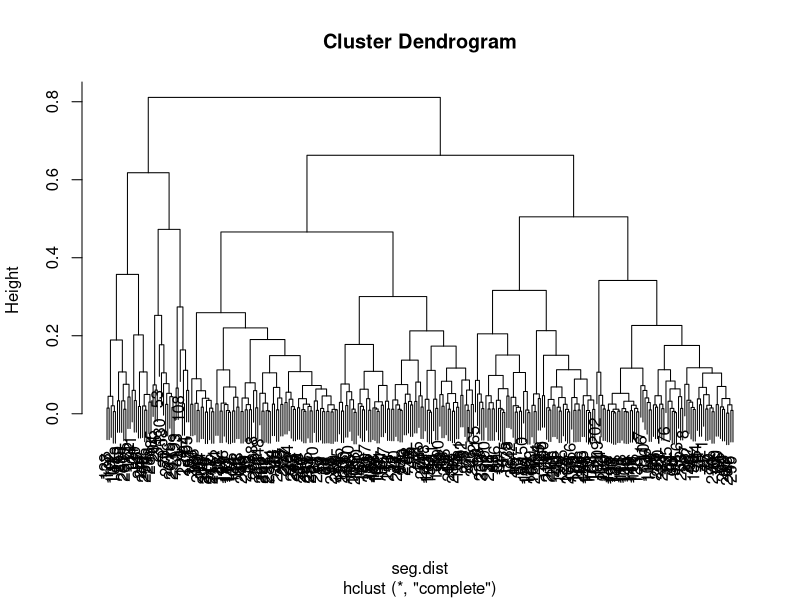
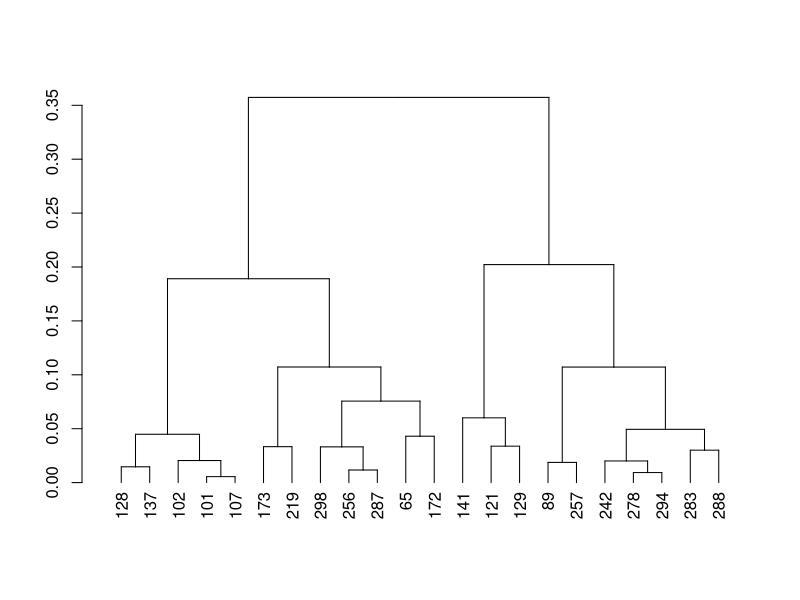

R code for these plots, in order:
seg.raw <- read.csv("seg-raw.csv", stringsAsFactors = T)
seg.df <- seg.raw[ , c(-1,-8)]

seg.summ <- function(data, group) {
  aggregate(data, list(group), function(x) mean(as.numeric(x)) )
}

seg.summ(seg.df, seg.raw$Segment)

#hclust clustering
library(cluster)
seg.dist = daisy(seg.df)
as.matrix(seg.dist)[1:5,1:5]

seg.hc = hclust(seg.dist, method = "complete")
plot(seg.hc) #plot dendrogram (tree)

plot(cut(as.dendrogram(seg.hc), h=0.5)$lower[[1]]) #cut dendrogram into smaller piece
cor(cophenetic(seg.hc), seg.dist) #metric for model, >0.7 is very good

